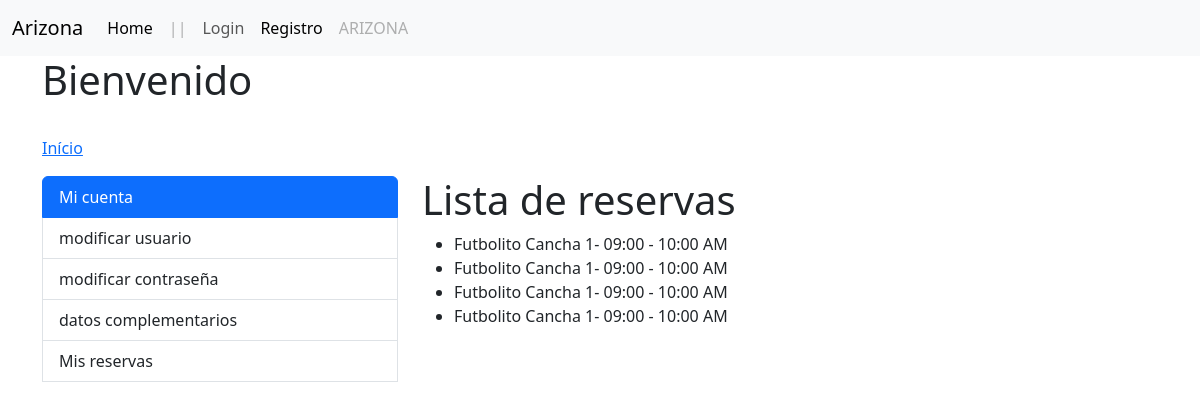
Before: /clientes/reservas/ with the older database file.
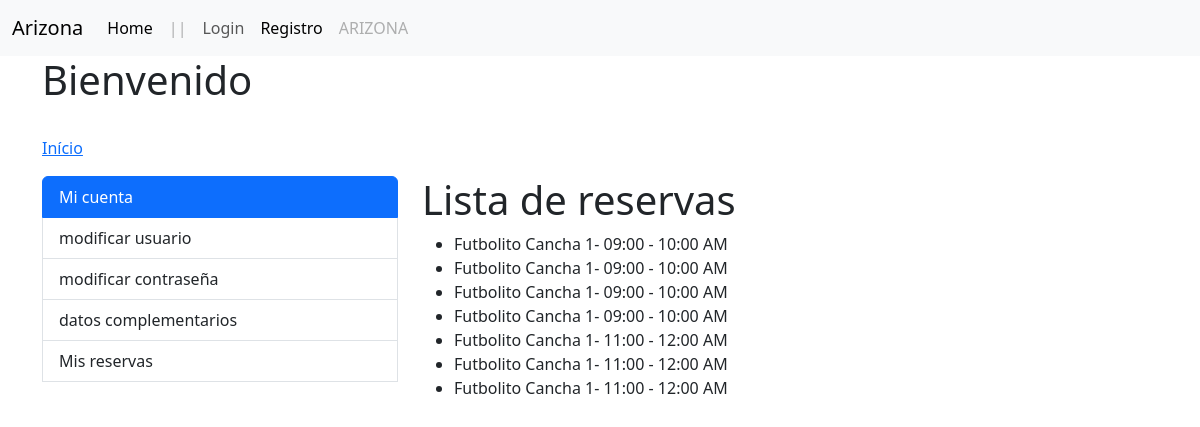
After: the same page with the newer database file.
### client/models.py (models this page shows, shortened)
class Reserva(models.Model):
    cliente = models.ForeignKey(Cliente, on_delete=models.CASCADE)
    agenda = models.ForeignKey(Agenda, on_delete=models.CASCADE)
    dia = models.DateField()
    confirmada = models.BooleanField(default=False)
    class Meta:
        unique_together = ('agenda', 'cliente', 'dia')

### services/models.py (models this page shows)
class Agenda(models.Model):
    cancha = models.ForeignKey(Cancha, on_delete=models.CASCADE)
    horario = models.ForeignKey(Horario, on_delete=models.CASCADE)
    disponible = models.BooleanField(default=True)
    def __str__(self):
        return f'{self.cancha.tipo} {self.cancha }- {self.horario}'
    class Meta:
        verbose_name = _('Agenda')
        verbose_name_plural = _('Agendas')
        unique_together = ('cancha', 'horario')

class Cancha(models.Model):
    NUMERACION_CHOICES = [
        ('1', 'Cancha 1'),
        ('2', 'Cancha 2'),
        ('3', 'Cancha 3'),
        ('4', 'Cancha 4'),
        ('5', 'Cancha 5'),
        ('6', 'Cancha 6'),
        ('7', 'Cancha 7'),
        ('8', 'Cancha 8'),
    ]
    numeracion = models.CharField(max_length=10, choices=NUMERACION_CHOICES)
    tipo = models.ForeignKey(TipoCancha, on_delete=models.CASCADE, related_name='canchas')
    def __str__(self):
        return f'Cancha {self.numeracion}'
    class Meta:
        verbose_name = _('Cancha')
        verbose_name_plural = _('Canchas')

class TipoCancha(models.Model):
    nombre = models.CharField(max_length=50)
    precio = models.DecimalField(max_digits=8, decimal_places=0)
    descripcion = models.TextField()
    def __str__(self):
        return self.nombre
    class Meta:
        verbose_name = _('Tipo de Cancha')
        verbose_name_plural = _('Tipos de Canchas')

class Horario(models.Model):
    AM = 'AM'
    PM = 'PM'
    HORAS_CHOICES = [
        ('09', '09:00 - 10:00'),
        ('10', '10:00 - 11:00'),
        ('11', '11:00 - 12:00'),
        ('12', '12:00 - 01:00'),
        ('16', '04:00 - 05:00'),
        ('17', '05:00 - 06:00'),
        ('18', '06:00 - 07:00'),
        ('19', '07:00 - 08:00'),
        ('20', '08:00 - 09:00'),
        ('21', '09:00 - 10:00'),
    ]
    MERIDIEM_CHOICES = [
        (AM, 'AM'),
        (PM, 'PM'),
    ]
    horario = models.CharField(max_length=10, choices=HORAS_CHOICES, unique=True)
    meridiem = models.CharField(max_length=2, choices=MERIDIEM_CHOICES, default=PM)
    def __str__(self):
        return f'{self.get_horario_display()} {self.get_meridiem_display()}'
    class Meta:
        verbose_name = _('Horario')
        verbose_name_plural = _('Horarios')

### client/views.py (the view)
# urls.py: path('reservas/', views.reserva_list, name='reserva_list'),
def reserva_list(request):
    reservas = Reserva.objects.all()
    return render(request, 'reserva/listar.html', {'reservas': reservas})

### client/templates/reserva/listar.html
{% extends "accounts/index.html" %}
{% block accounts_container %}
<h1>Lista de reservas</h1>
<ul>
  {% for reserva in reservas %}
    <li>{{reserva.agenda}}</li>
  {% empty %}
    <li>No hay servicios disponibles.</li>
  {% endfor %}
</ul>
{% endblock %}

Changed rows visible on the page:
added Reserva: agenda "Futbolito Cancha 1- 11:00 - 12:00 AM"
added Reserva: agenda "Futbolito Cancha 1- 11:00 - 12:00 AM"
added Reserva: agenda "Futbolito Cancha 1- 11:00 - 12:00 AM"
